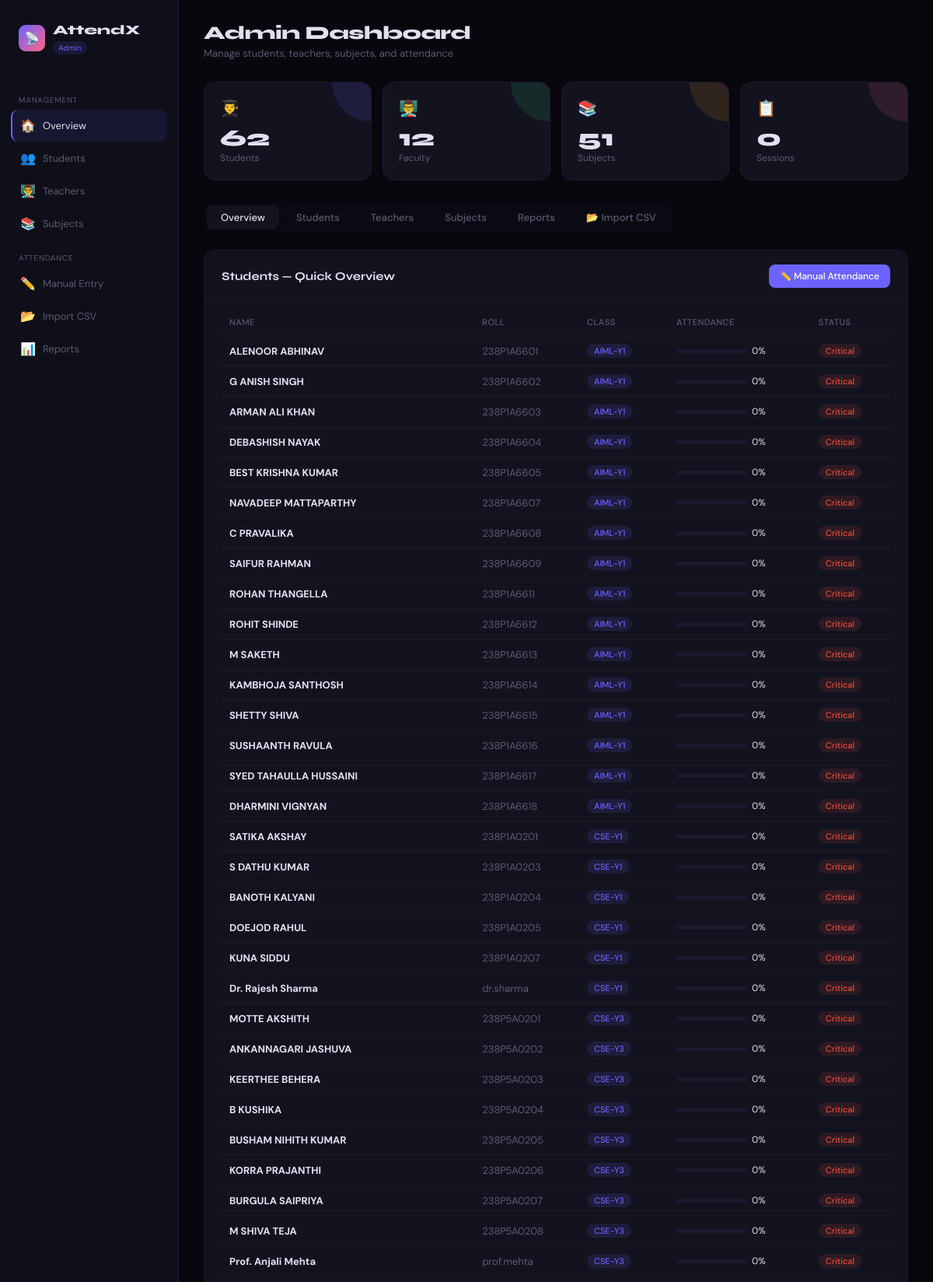
The page /admin (signed in, upper part) on the database its author committed.
### tables this page shows
CREATE TABLE users (
        id INTEGER PRIMARY KEY AUTOINCREMENT,
        username TEXT UNIQUE NOT NULL,
        password TEXT NOT NULL,
        role TEXT NOT NULL,
        name TEXT NOT NULL,
        phone TEXT,
        class_name TEXT,
        rollno TEXT
    , email TEXT, gender TEXT, dob TEXT);

### app.py (the view)
@app.route("/admin")
def dashboard_admin():
    if session.get("role") != "admin": return redirect("/")
    db = get_db()
    stats = {
        "students": db.execute("SELECT COUNT(*) as c FROM users WHERE role='student'").fetchone()["c"],
        "faculty":  db.execute("SELECT COUNT(*) as c FROM users WHERE role='faculty'").fetchone()["c"],
        "classes":  db.execute("SELECT COUNT(*) as c FROM classes").fetchone()["c"],
        "sessions": db.execute("SELECT COUNT(*) as c FROM qr_tokens").fetchone()["c"],
    }
    students = db.execute("""
        SELECT u.*,
        (SELECT COUNT(*) FROM attendance a WHERE a.student_id=u.id AND a.status='present') as present_count,
        (SELECT COUNT(*) FROM qr_tokens q JOIN classes c ON q.class_id=c.id WHERE c.class_name=u.class_name AND q.is_active=0) as total_sessions
        FROM users u WHERE u.role='student' ORDER BY u.class_name, u.rollno
    """).fetchall()
    faculty_list = db.execute("SELECT * FROM users WHERE role='faculty' ORDER BY name").fetchall()
    classes = db.execute("SELECT c.*, u.name as faculty_name FROM classes c JOIN users u ON c.faculty_id=u.id ORDER BY c.class_name, c.subject").fetchall()
    db.close()
    msg = request.args.get("msg", "")
    return render_template("admin.html", stats=stats, students=students, classes=classes,
                           faculty_list=faculty_list, msg=msg)

### app.py (called while the page is built)
def get_db():
    conn = sqlite3.connect(DB_PATH)
    conn.row_factory = sqlite3.Row
    return conn

### templates/admin.html (shortened to what this page needs)
<!DOCTYPE html>
<html lang="en">
<head>
</head>
<body>
<aside class="sidebar">
  <div class="brand">
    <div class="brand-icon">📡</div>
    <div><h2>AttendX</h2><div class="brand-role">Admin</div></div>
  </div>
  <div class="nav-section">Management</div>
  <a href="#" class="nav-item active" onclick="showTab('overview',this)"><span class="ni">🏠</span> Overview</a>
  <a href="#" class="nav-item" onclick="showTab('students',this)"><span class="ni">👥</span> Students</a>
  <a href="#" class="nav-item" onclick="showTab('teachers',this)"><span class="ni">👨‍🏫</span> Teachers</a>
  <a href="#" class="nav-item" onclick="showTab('subjects',this)"><span class="ni">📚</span> Subjects</a>
  <div class="nav-section">Attendance</div>
  <a href="/admin/manual_attendance" class="nav-item"><span class="ni">✏️</span> Manual Entry</a>
  <a href="#" class="nav-item" onclick="showTab('import',this)"><span class="ni">📂</span> Import CSV</a>
  <a href="#" class="nav-item" onclick="showTab('reports',this);loadReport()"><span class="ni">📊</span> Reports</a>
</aside>
<main class="main">
  <div class="page-header">
    <h1>Admin Dashboard</h1>
    <p>Manage students, teachers, subjects, and attendance</p>
  </div>
  <div class="stats-grid">
    <div class="stat-card s1"><div class="stat-icon">👨‍🎓</div><div class="stat-val">{{ stats.students }}</div><div class="stat-label">Students</div></div>
    <div class="stat-card s2"><div class="stat-icon">👨‍🏫</div><div class="stat-val">{{ stats.faculty }}</div><div class="stat-label">Faculty</div></div>
    <div class="stat-card s3"><div class="stat-icon">📚</div><div class="stat-val">{{ stats.classes }}</div><div class="stat-label">Subjects</div></div>
    <div class="stat-card s4"><div class="stat-icon">📋</div><div class="stat-val">{{ stats.sessions }}</div><div class="stat-label">Sessions</div></div>
  </div>
  <div class="tab-bar">
    <button class="tab-btn active" onclick="showTab('overview',this)">Overview</button>
    <button class="tab-btn" onclick="showTab('students',this)">Students</button>
    <button class="tab-btn" onclick="showTab('teachers',this)">Teachers</button>
    <button class="tab-btn" onclick="showTab('subjects',this)">Subjects</button>
    <button class="tab-btn" onclick="showTab('reports',this);loadReport()">Reports</button>
    <button class="tab-btn" onclick="showTab('import',this)">📂 Import CSV</button>
  </div>
  <div class="tab-content active" id="tab-overview">
    <div class="section">
      <div class="section-header"><h3>Students — Quick Overview</h3><a href="/admin/manual_attendance" class="btn btn-primary">✏️ Manual Attendance</a></div>
      <div class="section-body">
        <table>
          <thead><tr><th>Name</th><th>Roll</th><th>Class</th><th>Attendance</th><th>Status</th></tr></thead>
          <tbody>
          {% for s in students %}
            {% set pct = (s.present_count / s.total_sessions * 100)|round(1) if s.total_sessions > 0 else 0 %}
            <tr>
              <td><strong>{{ s.name }}</strong></td>
              <td style="color:var(--muted)">{{ s.rollno or '—' }}</td>
              <td><span class="badge purple">{{ s.class_name or '—' }}</span></td>
              <td><div style="display:flex;align-items:center;gap:7px"><div class="pct-bar"></div><span style="font-size:12px">{{ pct }}%</span></div></td>
              <td><span class="badge {{ 'green' if pct>=75 else ('yellow' if pct>=50 else 'red') }}">{{ 'Good' if pct>=75 else ('Warn' if pct>=50 else 'Critical') }}</span></td>
            </tr>
          {% endfor %}
          </tbody>
        </table>
      </div>
    </div>
  </div>
</main>
</body>
</html>

### templates/admin.html (style rules this page uses)
* { margin:0;padding:0;box-sizing:border-box }
:root { --bg:#07070d;--surface:#0f0f1a;--card:#131320;--border:#1a1a2e;--accent:#6c63ff;--accent2:#ff6584;--green:#2ecc71;--yellow:#f39c12;--red:#e74c3c;--text:#e0e0f0;--muted:#5a5a72 }
body { background:var(--bg);color:var(--text);font-family:'DM Sans',sans-serif;min-height:100vh }
.sidebar { position:fixed;left:0;top:0;bottom:0;width:230px;background:var(--surface);border-right:1px solid var(--border);padding:20px 14px;display:flex;flex-direction:column;z-index:50 }
.brand { display:flex;align-items:center;gap:10px;padding:8px 10px;margin-bottom:28px }
.brand-icon { width:34px;height:34px;background:linear-gradient(135deg,var(--accent),var(--accent2));border-radius:9px;display:flex;align-items:center;justify-content:center;font-size:15px;flex-shrink:0 }
.brand h2 { font-family:'Syne',sans-serif;font-size:17px;font-weight:800 }
.brand-role { font-size:10px;color:var(--accent);background:rgba(108,99,255,0.12);padding:2px 7px;border-radius:20px;display:inline-block;margin-top:1px }
.nav-section { font-size:10px;text-transform:uppercase;letter-spacing:0.8px;color:var(--muted);padding:0 10px;margin:16px 0 6px }
.nav-item { display:flex;align-items:center;gap:9px;padding:10px 12px;border-radius:9px;cursor:pointer;color:var(--muted);font-size:13px;transition:all 0.18s;text-decoration:none;margin-bottom:1px }
.nav-item:hover,.nav-item.active { background:rgba(108,99,255,0.1);color:var(--text) }
.nav-item.active { border-left:2px solid var(--accent);padding-left:10px }
.ni { font-size:16px;width:20px;text-align:center }
.main { margin-left:230px;padding:28px 32px }
.page-header { margin-bottom:28px }
.page-header h1 { font-family:'Syne',sans-serif;font-size:24px;font-weight:800;letter-spacing:-0.5px }
.page-header p { color:var(--muted);font-size:13px;margin-top:3px }
.stats-grid { display:grid;grid-template-columns:repeat(4,1fr);gap:14px;margin-bottom:28px }
.stat-card { background:var(--card);border:1px solid var(--border);border-radius:14px;padding:20px;position:relative;overflow:hidden }
.stat-card::after { content:'';position:absolute;top:0;right:0;width:50px;height:50px;border-radius:0 14px 0 50px;opacity:0.12 }
.stat-card.s1::after { background:var(--accent) }
.stat-card.s2::after { background:var(--green) }
.stat-card.s3::after { background:var(--yellow) }
.stat-card.s4::after { background:var(--accent2) }
.stat-icon { font-size:20px;margin-bottom:10px }
.stat-val { font-family:'Syne',sans-serif;font-size:30px;font-weight:800;line-height:1 }
.stat-label { font-size:12px;color:var(--muted);margin-top:3px }
.tab-bar { display:flex;gap:4px;background:#0a0a12;padding:4px;border-radius:11px;margin-bottom:22px;width:fit-content }
.tab-btn { padding:7px 18px;border-radius:8px;border:none;cursor:pointer;font-size:13px;font-weight:500;color:var(--muted);background:transparent;font-family:'DM Sans',sans-serif;transition:all 0.18s }
.tab-btn.active { background:var(--card);color:var(--text);box-shadow:0 2px 8px rgba(0,0,0,0.3) }
.tab-content { display:none }
.tab-content.active { display:block }
.section { background:var(--card);border:1px solid var(--border);border-radius:14px;margin-bottom:20px }
.section-header { padding:18px 22px;border-bottom:1px solid var(--border);display:flex;align-items:center;justify-content:space-between }
.section-header h3 { font-family:'Syne',sans-serif;font-size:15px;font-weight:700 }
.section-body { padding:18px 22px }
table { width:100%;border-collapse:collapse }
th { text-align:left;font-size:11px;text-transform:uppercase;letter-spacing:0.5px;color:var(--muted);padding:0 10px 10px;font-weight:500 }
td { padding:10px;border-top:1px solid var(--border);font-size:13px;vertical-align:middle }
.badge { display:inline-flex;align-items:center;padding:2px 9px;border-radius:20px;font-size:11px;font-weight:500 }
.badge.red { background:rgba(231,76,60,0.12);color:#e74c3c }
.badge.purple { background:rgba(108,99,255,0.12);color:#6c63ff }
.pct-bar { width:90px;height:5px;background:var(--border);border-radius:3px;overflow:hidden;display:inline-block }
.btn { padding:7px 14px;border-radius:8px;border:none;cursor:pointer;font-size:12px;font-weight:500;transition:all 0.18s;font-family:'DM Sans',sans-serif;text-decoration:none;display:inline-flex;align-items:center;gap:5px }
.btn-primary { background:var(--accent);color:#fff }

### rows shown on the page
users: name "ALENOOR ABHINAV", rollno "238P1A6601", class_name "AIML-Y1", pct "0", value "Critical"
users: name "G ANISH SINGH", rollno "238P1A6602", class_name "AIML-Y1", pct "0", value "Critical"
users: name "ARMAN ALI KHAN", rollno "238P1A6603", class_name "AIML-Y1", pct "0", value "Critical"
users: name "DEBASHISH NAYAK", rollno "238P1A6604", class_name "AIML-Y1", pct "0", value "Critical"
users: name "BEST KRISHNA KUMAR", rollno "238P1A6605", class_name "AIML-Y1", pct "0", value "Critical"
users: name "NAVADEEP MATTAPARTHY", rollno "238P1A6607", class_name "AIML-Y1", pct "0", value "Critical"
users: name "C PRAVALIKA", rollno "238P1A6608", class_name "AIML-Y1", pct "0", value "Critical"
users: name "SAIFUR RAHMAN", rollno "238P1A6609", class_name "AIML-Y1", pct "0", value "Critical"
users: name "ROHAN THANGELLA", rollno "238P1A6611", class_name "AIML-Y1", pct "0", value "Critical"
users: name "ROHIT SHINDE", rollno "238P1A6612", class_name "AIML-Y1", pct "0", value "Critical"
users: name "M SAKETH", rollno "238P1A6613", class_name "AIML-Y1", pct "0", value "Critical"
users: name "KAMBHOJA SANTHOSH", rollno "238P1A6614", class_name "AIML-Y1", pct "0", value "Critical"
users: name "SHETTY SHIVA", rollno "238P1A6615", class_name "AIML-Y1", pct "0", value "Critical"
users: name "SUSHAANTH RAVULA", rollno "238P1A6616", class_name "AIML-Y1", pct "0", value "Critical"
users: name "SYED TAHAULLA HUSSAINI", rollno "238P1A6617", class_name "AIML-Y1", pct "0", value "Critical"
users: name "DHARMINI VIGNYAN", rollno "238P1A6618", class_name "AIML-Y1", pct "0", value "Critical"
users: name "SATIKA AKSHAY", rollno "238P1A0201", class_name "CSE-Y1", pct "0", value "Critical"
users: name "S DATHU KUMAR", rollno "238P1A0203", class_name "CSE-Y1", pct "0", value "Critical"
users: name "BANOTH KALYANI", rollno "238P1A0204", class_name "CSE-Y1", pct "0", value "Critical"
users: name "DOEJOD RAHUL", rollno "238P1A0205", class_name "CSE-Y1", pct "0", value "Critical"
users: name "KUNA SIDDU", rollno "238P1A0207", class_name "CSE-Y1", pct "0", value "Critical"
users: name "Dr. Rajesh Sharma", rollno "dr.sharma", class_name "CSE-Y1", pct "0", value "Critical"
users: name "MOTTE AKSHITH", rollno "238P5A0201", class_name "CSE-Y3", pct "0", value "Critical"
users: name "ANKANNAGARI JASHUVA", rollno "238P5A0202", class_name "CSE-Y3", pct "0", value "Critical"
users: name "KEERTHEE BEHERA", rollno "238P5A0203", class_name "CSE-Y3", pct "0", value "Critical"
users: name "B KUSHIKA", rollno "238P5A0204", class_name "CSE-Y3", pct "0", value "Critical"
users: name "BUSHAM NIHITH KUMAR", rollno "238P5A0205", class_name "CSE-Y3", pct "0", value "Critical"
users: name "KORRA PRAJANTHI", rollno "238P5A0206", class_name "CSE-Y3", pct "0", value "Critical"
users: name "BURGULA SAIPRIYA", rollno "238P5A0207", class_name "CSE-Y3", pct "0", value "Critical"
users: name "M SHIVA TEJA", rollno "238P5A0208", class_name "CSE-Y3", pct "0", value "Critical"
users: name "Prof. Anjali Mehta", rollno "prof.mehta", class_name "CSE-Y3", pct "0", value "Critical"

### other values the page prints
{{ stats.students }} "62"
{{ stats.faculty }} "12"
{{ stats.classes }} "51"
{{ stats.sessions }} "0"
